Frame 1 (no input): blank canvas, image omitted
Frame 60 (the mouse pressed at the canvas centre just before this capture): blank canvas, image omitted
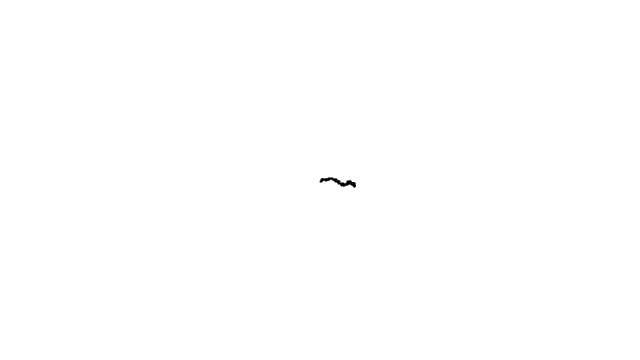
Frame 120 (the mouse held since frame 60 and released just before this capture)

The Processing sketch whose frames 1 and 60 were blank and that drew this single picture after the mouse press (run headless with seeded random() and noise(); from frame 60 on, the mouse is pressed at the canvas centre):

// Processing sketch: sketch_3_NOC_I_3_RandomWalkTendsToRight
// ── sketch_3_NOC_I_3_RandomWalkTendsToRight.pde


Walker w;

void setup() {
  size(640,360);
  // Create a walker object
  w = new Walker();
  background(255);
}

void draw() {
  // Run the walker object
  w.step();
  w.render();
}
// ── Walker.pde

// A random walker object!

class Walker {
  int x,y;

  Walker() {
    x = width/2;
    y = height/2;
  }

  void render() {
    stroke(0);
    strokeWeight(2);
    point(x,y);
  }

  // Randomly move up, down, left, right, or stay in one place
 void step() {
    
    float r = random(1);
    // A 40% of moving to the right!
    if (r < 0.4) {    
      x++;
    } else if (r < 0.6) {
      x--;
    } else if (r < 0.8) {
      y++;
    } else {
      y--;
    }
  
    x = constrain(x,0,width-1);
    y = constrain(y,0,height-1);
  }
}
